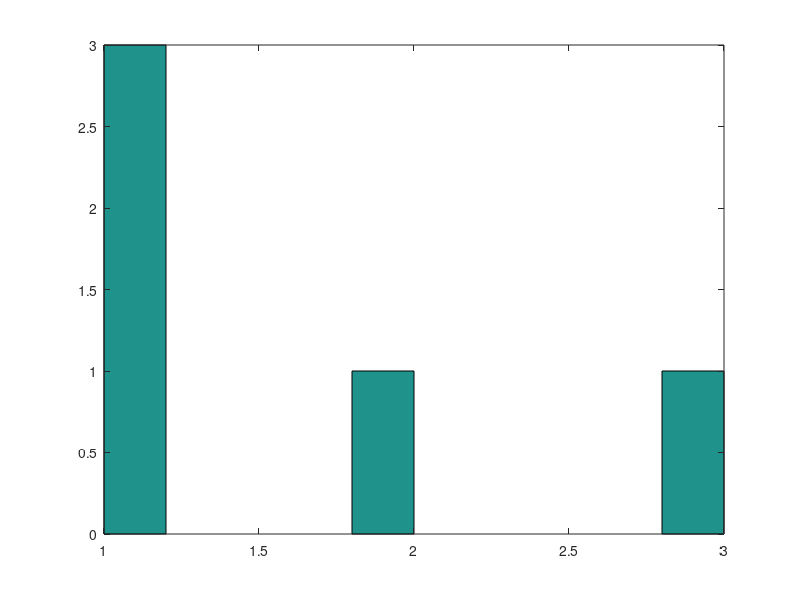

Here is the MATLAB script that generated this plot:
clc

n=3;
p=0.5;

S=input("number of simulations= ");

U=rand(n,S);
U=U<0.5
x=sum(U)

hist(x);
C=hist(x,n+1)/S